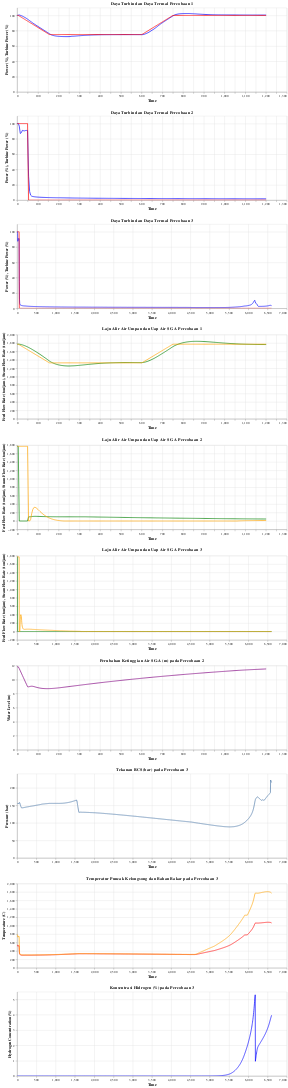

Write notebook code for a chart like this one.
### Code cell
# Set max rows limit for Altair to handle your data
alt.data_transformers.disable_max_rows()

# Create a list to hold all charts
charts = []

# 1. Plot PWR and TBLD for each experiment
for file in excel_files:
    data = combined_df[combined_df['source_file'] == file]
    
    # Create a chart for each file
    chart = alt.Chart(data).encode(
        x=alt.X('TIME:Q', title='Time'),
        tooltip=['TIME:Q', 'PWR:Q', 'TBLD:Q']
    ).properties(
        title=f'Daya Turbin dan Daya Termal {file[:-5]}',
        height=250
    )
    
    # Add both lines to the chart
    line1 = chart.mark_line(color='blue').encode(
        y=alt.Y('PWR:Q', title='Power (%)'),
        tooltip=['PWR:Q']
    )
    
    line2 = chart.mark_line(color='red').encode(
        y=alt.Y('TBLD:Q', title='Turbine Power (%)'),
        tooltip=['TBLD:Q']
    )
    
    # Combine both lines with a legend
    combined = alt.layer(
        line1, line2
    ).resolve_scale(
        y='shared'
    ).properties(
        width=800
    ).interactive()
    
    charts.append(combined)

# 2. Plot WFWA and WSTA for each experiment
for file in excel_files:
    data = combined_df[combined_df['source_file'] == file]
    
    chart = alt.Chart(data).encode(
        x=alt.X('TIME:Q', title='Time'),
        tooltip=['TIME:Q', 'WFWA:Q', 'WSTA:Q']
    ).properties(
        title=f'Laju Alir Air Umpan dan Uap Air SG A {file[:-5]}',
        height=250
    )
    
    line1 = chart.mark_line(color='green').encode(
        y=alt.Y('WFWA:Q', title='Feed Flow Rate (ton/jam)'),
        tooltip=['WFWA:Q']
    )
    
    line2 = chart.mark_line(color='orange').encode(
        y=alt.Y('WSTA:Q', title='Steam Flow Rate (ton/jam)'),
        tooltip=['WSTA:Q']
    )
    
    combined = alt.layer(
        line1, line2
    ).resolve_scale(
        y='shared'
    ).properties(
        width=800
    ).interactive()
    
    charts.append(combined)

# 3. Plot LSGA for experiment 2
data = combined_df[combined_df['source_file'] == 'Percobaan 2.xlsx']
chart3 = alt.Chart(data).mark_line(color='purple').encode(
    x=alt.X('TIME:Q', title='Time'),
    y=alt.Y('LSGA:Q', title='Water Level (m)'),
    tooltip=['TIME:Q', 'LSGA:Q']
).properties(
    title='Perubahan Ketinggian Air SG-A (m) pada Percobaan 2',
    width=800,
    height=250
).interactive()
charts.append(chart3)

# 4. Plot P for experiment 3
data = combined_df[combined_df['source_file'] == 'Percobaan 3.xlsx']
chart4 = alt.Chart(data).mark_line().encode(
    x=alt.X('TIME:Q', title='Time'),
    y=alt.Y('P:Q', title='Pressure (bar)'),
    tooltip=['TIME:Q', 'P:Q']
).properties(
    title='Tekanan RCS (bar) pada Percobaan 3',
    width=800,
    height=250
).interactive()
charts.append(chart4)

# 5. Plot TPCT and TFPK for experiment 3
data = combined_df[combined_df['source_file'] == 'Percobaan 3.xlsx']
chart5 = alt.Chart(data).encode(
    x=alt.X('TIME:Q', title='Time'),
    tooltip=['TIME:Q', 'TPCT:Q', 'TFPK:Q']
).properties(
    title='Temperatur Puncak Kelongsong dan Bahan Bakar pada Percobaan 3',
    height=250
)

line1 = chart5.mark_line(color='red').encode(
    y=alt.Y('TPCT:Q', title='Temperature (C)')
)
line2 = chart5.mark_line(color='orange').encode(
    y=alt.Y('TFPK:Q')
)

chart5_combined = alt.layer(
    line1, line2
).resolve_scale(
    y='shared'
).properties(
    width=800
).interactive()
charts.append(chart5_combined)

# 6. Plot CNH2 for experiment 3
data = combined_df[combined_df['source_file'] == 'Percobaan 3.xlsx']
chart6 = alt.Chart(data).mark_line(color='blue').encode(
    x=alt.X('TIME:Q', title='Time'),
    y=alt.Y('CNH2:Q', title='Hydrogen Concentration (%)'),
    tooltip=['TIME:Q', 'CNH2:Q']
).properties(
    title='Konsentrasi Hidrogen (%) pada Percobaan 3',
    width=800,
    height=250
).interactive()
charts.append(chart6)

# Combine all charts vertically
final_chart = alt.vconcat(*charts)

# Display the chart
final_chart

### Figure 1 — Vega-Lite specification as saved in the notebook (floating-point values rounded to 4 significant figures; data arrays with more than 128 entries replaced by an {"elided": "..."} marker saying what was removed)
{"config": {"view": {"continuousWidth": 300, "continuousHeight": 300}}, "vconcat": [{"layer": [{"mark": {"type": "line", "color": "blue"}, "encoding": {"tooltip": [{"field": "PWR", "type": "quantitative"}], "x": {"field": "TIME", "title": "Time", "type": "quantitative"}, "y": {"field": "PWR", "title": "Power (%)", "type": "quantitative"}}, "name": "view_11", "title": "Daya Turbin dan Daya Termal Percobaan 1"}, {"mark": {"type": "line", "color": "red"}, "encoding": {"tooltip": [{"field": "TBLD", "type": "quantitative"}], "x": {"field": "TIME", "title": "Time", "type": "quantitative"}, "y": {"field": "TBLD", "title": "Turbine Power (%)", "type": "quantitative"}}, "title": "Daya Turbin dan Daya Termal Percobaan 1"}], "data": {"name": "data-59f20a7955e9ac99773b47c9b7d509ea"}, "height": 250, "resolve": {"scale": {"y": "shared"}}, "width": 800}, {"layer": [{"mark": {"type": "line", "color": "blue"}, "encoding": {"tooltip": [{"field": "PWR", "type": "quantitative"}], "x": {"field": "TIME", "title": "Time", "type": "quantitative"}, "y": {"field": "PWR", "title": "Power (%)", "type": "quantitative"}}, "name": "view_12", "title": "Daya Turbin dan Daya Termal Percobaan 2"}, {"mark": {"type": "line", "color": "red"}, "encoding": {"tooltip": [{"field": "TBLD", "type": "quantitative"}], "x": {"field": "TIME", "title": "Time", "type": "quantitative"}, "y": {"field": "TBLD", "title": "Turbine Power (%)", "type": "quantitative"}}, "title": "Daya Turbin dan Daya Termal Percobaan 2"}], "data": {"name": "data-c3b97232bac92bf02049beb96f451adb"}, "height": 250, "resolve": {"scale": {"y": "shared"}}, "width": 800}, {"layer": [{"mark": {"type": "line", "color": "blue"}, "encoding": {"tooltip": [{"field": "PWR", "type": "quantitative"}], "x": {"field": "TIME", "title": "Time", "type": "quantitative"}, "y": {"field": "PWR", "title": "Power (%)", "type": "quantitative"}}, "name": "view_13", "title": "Daya Turbin dan Daya Termal Percobaan 3"}, {"mark": {"type": "line", "color": "red"}, "encoding": {"tooltip": [{"field": "TBLD", "type": "quantitative"}], "x": {"field": "TIME", "title": "Time", "type": "quantitative"}, "y": {"field": "TBLD", "title": "Turbine Power (%)", "type": "quantitative"}}, "title": "Daya Turbin dan Daya Termal Percobaan 3"}], "data": {"name": "data-5b934412f7c3539ee25cb0ed2f2cb6c2"}, "height": 250, "resolve": {"scale": {"y": "shared"}}, "width": 800}, {"layer": [{"mark": {"type": "line", "color": "green"}, "encoding": {"tooltip": [{"field": "WFWA", "type": "quantitative"}], "x": {"field": "TIME", "title": "Time", "type": "quantitative"}, "y": {"field": "WFWA", "title": "Feed Flow Rate (ton/jam)", "type": "quantitative"}}, "name": "view_14", "title": "Laju Alir Air Umpan dan Uap Air SG A Percobaan 1"}, {"mark": {"type": "line", "color": "orange"}, "encoding": {"tooltip": [{"field": "WSTA", "type": "quantitative"}], "x": {"field": "TIME", "title": "Time", "type": "quantitative"}, "y": {"field": "WSTA", "title": "Steam Flow Rate (ton/jam)", "type": "quantitative"}}, "title": "Laju Alir Air Umpan dan Uap Air SG A Percobaan 1"}], "data": {"name": "data-59f20a7955e9ac99773b47c9b7d509ea"}, "height": 250, "resolve": {"scale": {"y": "shared"}}, "width": 800}, {"layer": [{"mark": {"type": "line", "color": "green"}, "encoding": {"tooltip": [{"field": "WFWA", "type": "quantitative"}], "x": {"field": "TIME", "title": "Time", "type": "quantitative"}, "y": {"field": "WFWA", "title": "Feed Flow Rate (ton/jam)", "type": "quantitative"}}, "name": "view_15", "title": "Laju Alir Air Umpan dan Uap Air SG A Percobaan 2"}, {"mark": {"type": "line", "color": "orange"}, "encoding": {"tooltip": [{"field": "WSTA", "type": "quantitative"}], "x": {"field": "TIME", "title": "Time", "type": "quantitative"}, "y": {"field": "WSTA", "title": "Steam Flow Rate (ton/jam)", "type": "quantitative"}}, "title": "Laju Alir Air Umpan dan Uap Air SG A Percobaan 2"}], "data": {"name": "data-c3b97232bac92bf02049beb96f451adb"}, "height": 250, "resolve": {"scale": {"y": "shared"}}, "width": 800}, {"layer": [{"mark": {"type": "line", "color": "green"}, "encoding": {"tooltip": [{"field": "WFWA", "type": "quantitative"}], "x": {"field": "TIME", "title": "Time", "type": "quantitative"}, "y": {"field": "WFWA", "title": "Feed Flow Rate (ton/jam)", "type": "quantitative"}}, "name": "view_16", "title": "Laju Alir Air Umpan dan Uap Air SG A Percobaan 3"}, {"mark": {"type": "line", "color": "orange"}, "encoding": {"tooltip": [{"field": "WSTA", "type": "quantitative"}], "x": {"field": "TIME", "title": "Time", "type": "quantitative"}, "y": {"field": "WSTA", "title": "Steam Flow Rate (ton/jam)", "type": "quantitative"}}, "title": "Laju Alir Air Umpan dan Uap Air SG A Percobaan 3"}], "data": {"name": "data-5b934412f7c3539ee25cb0ed2f2cb6c2"}, "height": 250, "resolve": {"scale": {"y": "shared"}}, "width": 800}, {"data": {"name": "data-c3b97232bac92bf02049beb96f451adb"}, "mark": {"type": "line", "color": "purple"}, "encoding": {"tooltip": [{"field": "TIME", "type": "quantitative"}, {"field": "LSGA", "type": "quantitative"}], "x": {"field": "TIME", "title": "Time", "type": "quantitative"}, "y": {"field": "LSGA", "title": "Water Level (m)", "type": "quantitative"}}, "height": 250, "name": "view_18", "title": "Perubahan Ketinggian Air SG-A (m) pada Percobaan 2", "width": 800}, {"data": {"name": "data-5b934412f7c3539ee25cb0ed2f2cb6c2"}, "mark": {"type": "line"}, "encoding": {"tooltip": [{"field": "TIME", "type": "quantitative"}, {"field": "P", "type": "quantitative"}], "x": {"field": "TIME", "title": "Time", "type": "quantitative"}, "y": {"field": "P", "title": "Pressure (bar)", "type": "quantitative"}}, "height": 250, "name": "view_19", "title": "Tekanan RCS (bar) pada Percobaan 3", "width": 800}, {"layer": [{"mark": {"type": "line", "color": "red"}, "encoding": {"tooltip": [{"field": "TIME", "type": "quantitative"}, {"field": "TPCT", "type": "quantitative"}, {"field": "TFPK", "type": "quantitative"}], "x": {"field": "TIME", "title": "Time", "type": "quantitative"}, "y": {"field": "TPCT", "title": "Temperature (C)", "type": "quantitative"}}, "name": "view_17", "title": "Temperatur Puncak Kelongsong dan Bahan Bakar pada Percobaan 3"}, {"mark": {"type": "line", "color": "orange"}, "encoding": {"tooltip": [{"field": "TIME", "type": "quantitative"}, {"field": "TPCT", "type": "quantitative"}, {"field": "TFPK", "type": "quantitative"}], "x": {"field": "TIME", "title": "Time", "type": "quantitative"}, "y": {"field": "TFPK", "type": "quantitative"}}, "title": "Temperatur Puncak Kelongsong dan Bahan Bakar pada Percobaan 3"}], "data": {"name": "data-5b934412f7c3539ee25cb0ed2f2cb6c2"}, "height": 250, "resolve": {"scale": {"y": "shared"}}, "width": 800}, {"data": {"name": "data-5b934412f7c3539ee25cb0ed2f2cb6c2"}, "mark": {"type": "line", "color": "blue"}, "encoding": {"tooltip": [{"field": "TIME", "type": "quantitative"}, {"field": "CNH2", "type": "quantitative"}], "x": {"field": "TIME", "title": "Time", "type": "quantitative"}, "y": {"field": "CNH2", "title": "Hydrogen Concentration (%)", "type": "quantitative"}}, "height": 250, "name": "view_20", "title": "Konsentrasi Hidrogen (%) pada Percobaan 3", "width": 800}], "params": [{"name": "param_11", "select": {"type": "interval", "encodings": ["x", "y"]}, "bind": "scales", "views": ["view_11"]}, {"name": "param_12", "select": {"type": "interval", "encodings": ["x", "y"]}, "bind": "scales", "views": ["view_12"]}, {"name": "param_13", "select": {"type": "interval", "encodings": ["x", "y"]}, "bind": "scales", "views": ["view_13"]}, {"name": "param_14", "select": {"type": "interval", "encodings": ["x", "y"]}, "bind": "scales", "views": ["view_14"]}, {"name": "param_15", "select": {"type": "interval", "encodings": ["x", "y"]}, "bind": "scales", "views": ["view_15"]}, {"name": "param_16", "select": {"type": "interval", "encodings": ["x", "y"]}, "bind": "scales", "views": ["view_16"]}, {"name": "param_17", "select": {"type": "interval", "encodings": ["x", "y"]}, "bind": "scales", "views": ["view_18"]}, {"name": "param_18", "select": {"type": "interval", "encodings": ["x", "y"]}, "bind": "scales", "views": ["view_19"]}, {"name": "param_19", "select": {"type": "interval", "encodings": ["x", "y"]}, "bind": "scales", "views": ["view_17"]}, {"name": "param_20", "select": {"type": "interval", "encodings": ["x", "y"]}, "bind": "scales", "views": ["view_20"]}], "$schema": "https://vega.github.io/schema/vega-lite/v5.20.1.json", "datasets": {"data-59f20a7955e9ac99773b47c9b7d509ea": {"elided": "242 records"}, "data-c3b97232bac92bf02049beb96f451adb": {"elided": "242 records"}, "data-5b934412f7c3539ee25cb0ed2f2cb6c2": {"elided": "1331 records"}}}
